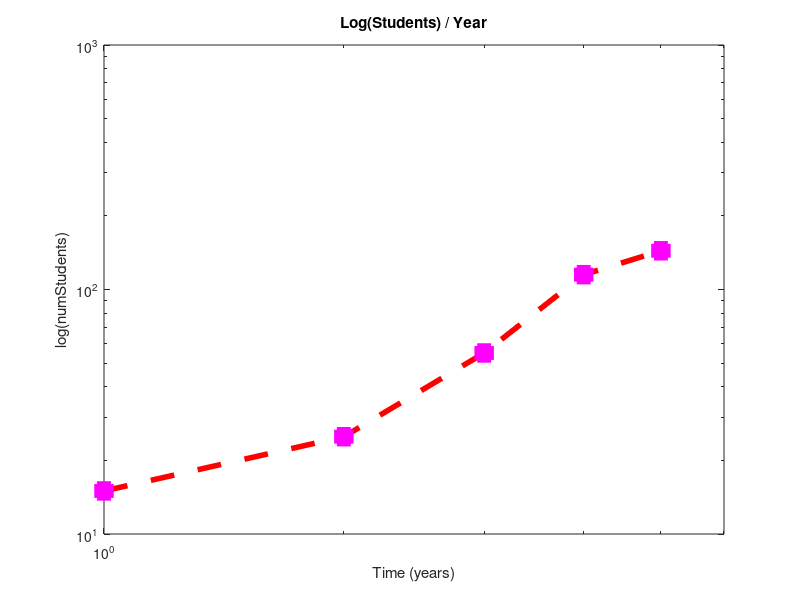
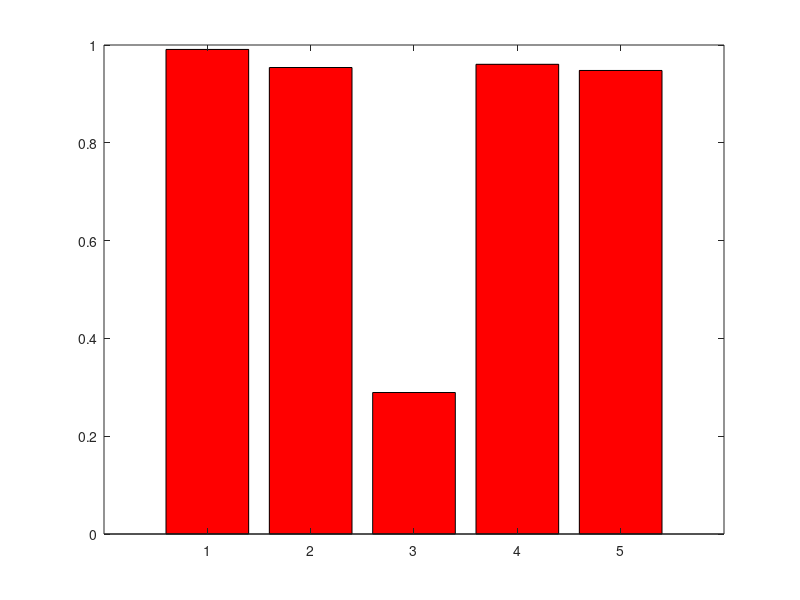

Here is the MATLAB script that generated these plots, in order:
% Unit2 assignments exercises

% Exercise 1: Semilog plot
numStudents = [15 25 55 115 144];
years = [1 2 3 4 5];

h = figure
semilogy(numStudents);
loglog(years, numStudents,'--s',...
    'LineWidth',4,...
    'Color', [1 0 0], ...
    'MarkerEdgeColor','m',...
    'MarkerFaceColor','m',...
    'MarkerSize',10);
xlabel('Time (years)');
ylabel('log(numStudents)');
xlim([0 6])
title('Log(Students) / Year');
saveas(h, './figures/ex1.png', 'png');
clear all; close all;

% Exercise 3: Bar Graph
g = figure;
bar(1:5,rand(1,5), 'r');
saveas(g, './figures/ex3.png', 'png');
clear all; close all;

% Exercise 4: Interpolation of surface plots
